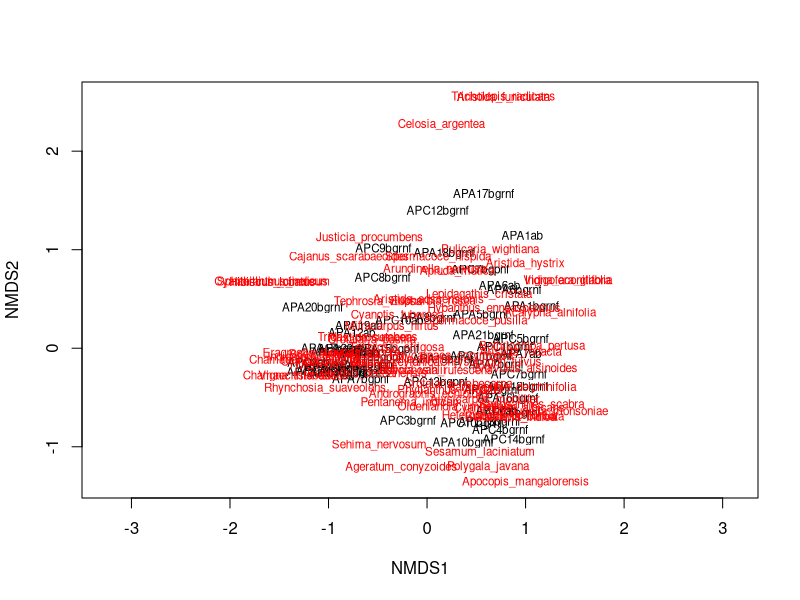
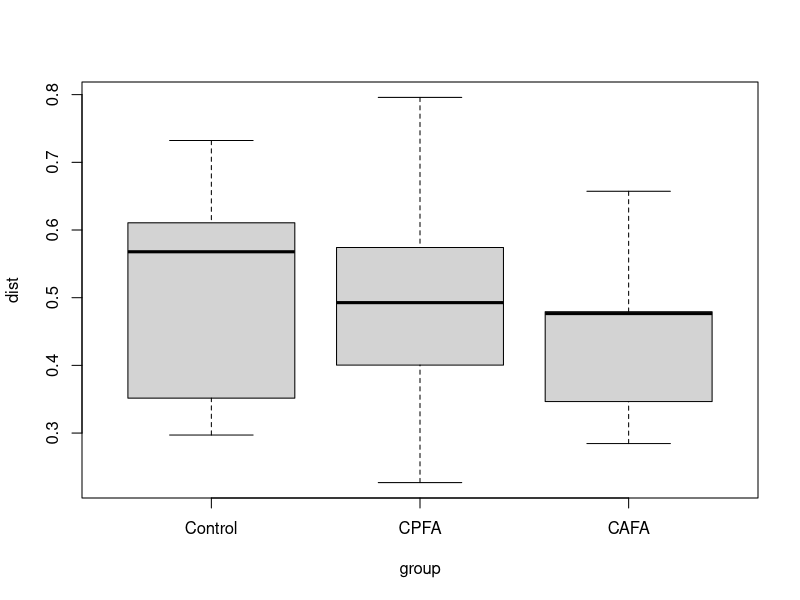
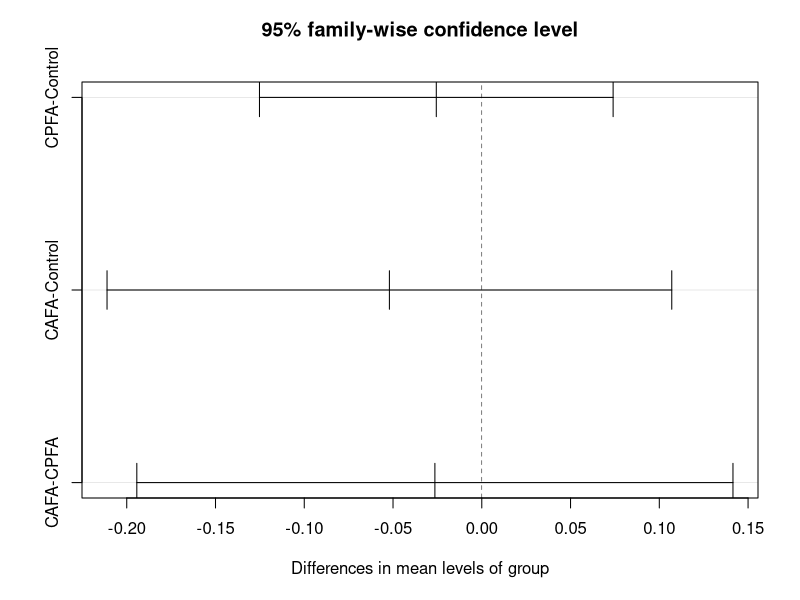
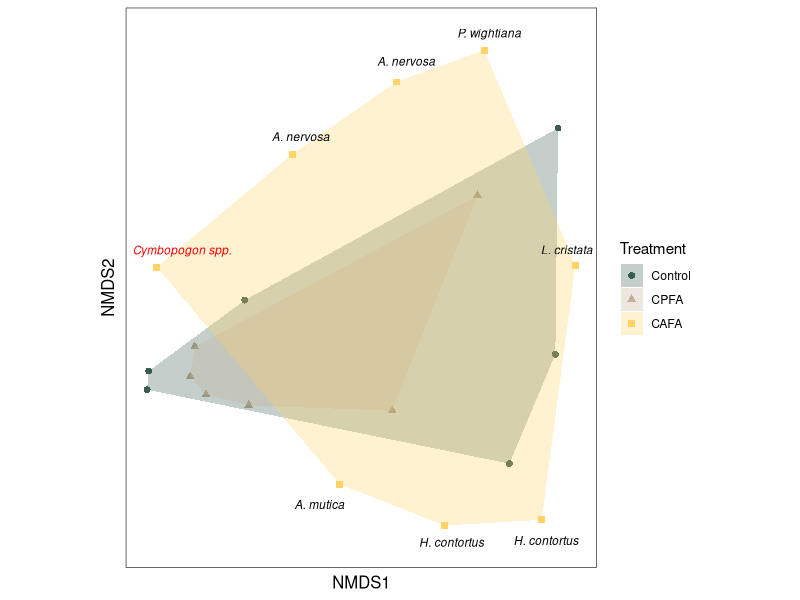
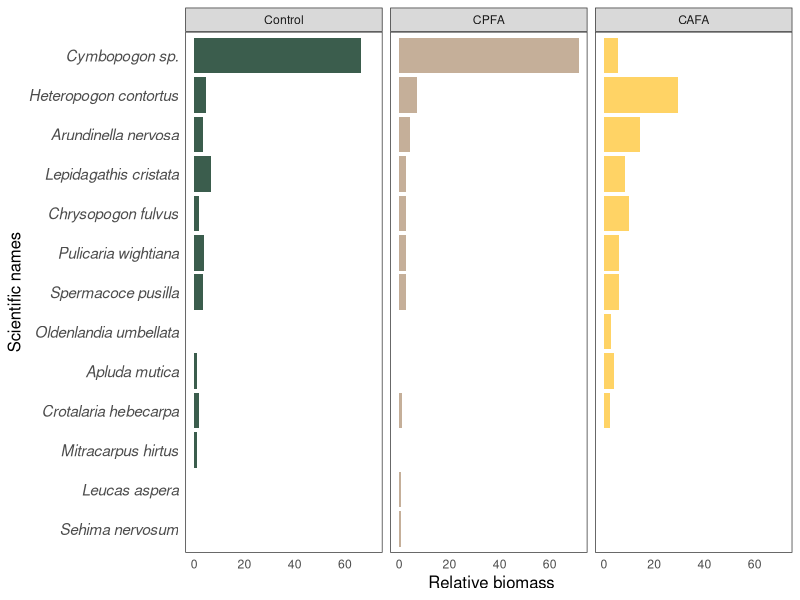
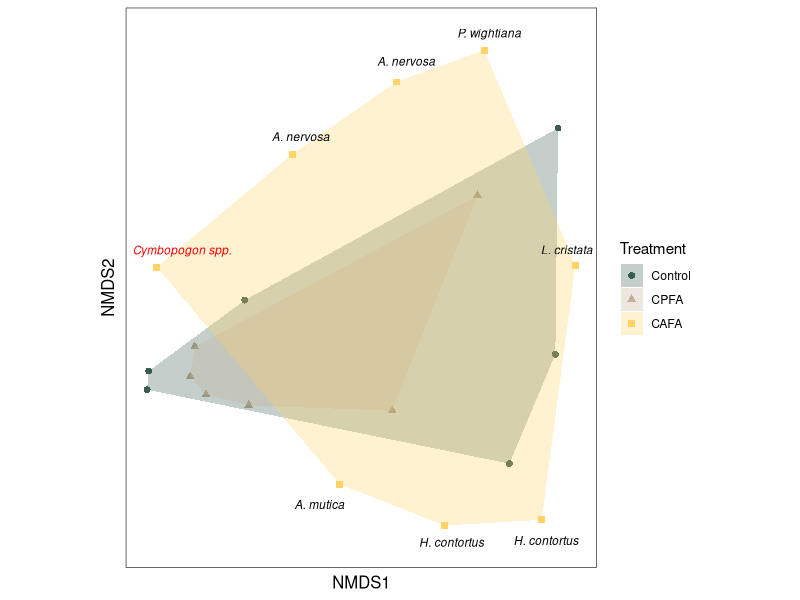

These figures' R source, in order:
# Packages----
library(tidyverse)
library(patchwork)
library(vegan)

# Data----
raw_dat <- read.csv(
  "biomass_data.csv",
  header = T,
  fill = TRUE,
  sep = ",",
  na.strings = c("", " ", "NA", "NA ", "na", "NULL")
)

# Data wrangling----
Site_dat <- raw_dat %>%
  mutate(
    Treatment = as.factor(Treatment),
    Life_form = as.factor(Life_form),
    Functional_groups = as.factor(Functional_groups)
  )

# create Site prep data
Site_prep <- Site_dat %>%
  arrange(Site, Treatment) %>%
  mutate(
    Treatment = case_when(
      Treatment == "ab" ~ "Control",
      # Cymbopogon present fire present
      Treatment == "bgpnf" ~ "CPFA",
      # Cymbopogon present fire absent
      Treatment == "bgrnf" ~ "CAFA" # Cymbopogon absent fire absent
    )
  )

# what is the summed biomass per Site with cymbopogon?
Site_sum <-
  Site_prep %>% group_by(Site, Treatment) %>%
  summarise(Site_biomass = sum(Weight)) %>%
  ungroup()

# Site_calc
Site_calc <- Site_prep %>% left_join(Site_sum) %>%
  mutate(
    relative_biomass = (Weight / Site_biomass) ,
    relative_biomass_p =  round(((
      Weight / Site_biomass
    ) * 100) , 2)
  )

# Absolute_biomass
absolute_weight <- Site_calc %>%
  select(Site, Treatment, Weight, Palatability) %>%
  group_by(Palatability, Treatment, Site) %>%
  summarise(Weight = sum(Weight)) %>%
  mutate(Treatment = factor(Treatment)) %>% # to order treatments in the plot
  mutate(Palatability = factor(Palatability)) %>%
  mutate(Palatability = fct_relevel(Palatability, c('Yes', 'No', 'Cymbopogon sp.'))) %>%
  mutate(Treatment = fct_relevel(Treatment, c("Control", "CPFA", "CAFA")))

# Relative_biomass
relative_weight <-
  Site_calc %>% select( Sci_name, Village, Site, Treatment, Palatability, relative_biomass) %>%
  group_by(Sci_name, Village, Treatment, Site, Palatability) %>%
  summarise(relative_biomass = (relative_biomass) * 100) %>%
  mutate(Treatment = factor(Treatment)) %>%
  mutate(Palatability = factor(Palatability)) %>%
  mutate(Palatability = fct_relevel(Palatability, c('Yes', 'No', 'Cymbopogon sp.'))) %>%
  mutate(Treatment = fct_relevel(Treatment, c("Control", "CPFA", "CAFA"))) %>% 
  arrange(Site) %>% ungroup()

# Making nmds metrics
eghats_details <- relative_weight %>% select(Village, Treatment, Site) %>% distinct()

eghats_species_details <- relative_weight %>% select(Sci_name, Palatability) %>% distinct()

# create a Site by species matrix
relative_weight_matrix <- relative_weight %>%  select(Site, Sci_name, relative_biomass) %>%
  mutate(Sci_name = str_replace(Sci_name, " ", "_")) %>%
  group_by(Site) %>%
  spread(Sci_name, relative_biomass) %>% replace(is.na(.), 0) %>%
  `row.names<-`(., NULL) %>% 
  column_to_rownames(var = "Site")


# run NMDS with  bray curtis distance
# https://chrischizinski.github.io/rstats/vegan-ggplot2/

set.seed(1980)
eghats.mds <- metaMDS(relative_weight_matrix, distance = "bray", autotransform = FALSE)
# stress is 0.18 ideal is less than 0.2

plot(eghats.mds, type = "t")

# permutation test----
relative_weight_matrix_1 <- relative_weight %>%  select(Site, Sci_name, relative_biomass) %>%
  mutate(Sci_name = str_replace(Sci_name, " ", "_")) %>%
  group_by(Site) %>%
  spread(Sci_name, relative_biomass) %>% replace(is.na(.), 0) %>%
  `row.names<-`(., NULL)

data <- eghats_details %>% left_join(relative_weight_matrix_1) %>% select(-Site)

dataM <- data %>% 
  select(-c(Village, Treatment)) %>% 
  as.matrix() 

rownames(dataM) <- data$Village

# Bray-Curtis
distances <- vegdist(dataM, 
                     distance = 'bray')
# order of samples
distances_groups <- data[match(labels(distances),
                               data$Village),]$Treatment 
# beta dispersion
distances_betadispersion <- betadisper(distances, 
                                       distances_groups)

distance <- data.frame(dist=distances_betadispersion$distances, group=distances_betadispersion$group)

boxplot(dist~group, data= distance)

anova(distances_betadispersion) # not met, p < 0.05

# test homogenous dispersion/Permutation test for F
pmod <- permutest(distances_betadispersion, permutations = 99, pairwise = TRUE)

## Tukey's Honest Significant Differences
(mod.HSD <- TukeyHSD(distances_betadispersion))
plot(mod.HSD)

# Village scores for ggplot
data.scores <- as.data.frame(scores(eghats.mds, 'sites'))  #Using the scores function from vegan to extract the Village scores and convert to a data.frame
data.scores$Site <- rownames(data.scores)  # create a column of Village names, from the rownames of data.scores

eghats.scores <- data.scores %>% 
  left_join(eghats_details) %>% arrange(Treatment)

# species scores
species.scores <- as.data.frame(scores(eghats.mds, "species"))  #Using the scores function from vegan to extract the species scores and convert to a data.frame
species.scores$species <- rownames(species.scores)  # create a column of species, from the rownames of species.scores

eghats.species.scores <- species.scores %>% 
  mutate(Sci_name = species) %>% select(-species) %>%
  mutate(Sci_name = str_replace(Sci_name, "_", " ")) %>%
  left_join(eghats_species_details)

# convex hull values for treatments
eghats.ctl <-
  eghats.scores[eghats.scores$Treatment == "Control", ][chull
                                                        (eghats.scores[eghats.scores$Treatment ==
                                                                         "Control",
                                                                       c("NMDS1", "NMDS2")]), ]
eghats.cpfa <-
  eghats.scores[eghats.scores$Treatment == "CPFA", ][chull(eghats.scores[eghats.scores$Treatment ==
                                                                           "CPFA", c("NMDS1", "NMDS2")]), ]
eghats.cafa <-
  eghats.scores[eghats.scores$Treatment == "CAFA", ][chull(eghats.scores[eghats.scores$Treatment ==
                                                                           "CAFA", c("NMDS1", "NMDS2")]), ]

hull.data <-
  rbind(eghats.ctl, eghats.cpfa, eghats.cafa)  #combine groups
hull.data

# nmdsplot----
treatment_colors <- c("Control" = "#3b5d4d", "CPFA" = "#c5af99","CAFA" = "#ffd365")

nmdsplot <- ggplot() +
  geom_point(
    data = hull.data,
    aes(
      x = NMDS1,
      y = NMDS2,
      shape = Treatment,
      colour = Treatment
    ),
    size = 2
  ) + # add the point markers
  geom_polygon(
    data = hull.data,
    aes(
      x = NMDS1,
      y = NMDS2,
      fill = Treatment,
      group = Treatment
    ),
    alpha = 0.30
  ) + # add the convex hulls
  #geom_text(data=eghats.species.scores, aes(x=NMDS1,y=NMDS2,label=Sci_name),alpha=0.5) +  # add the species labels
  scale_color_manual(values = treatment_colors) +
  scale_fill_manual(values = treatment_colors ) +
  coord_equal() +
  theme_bw() +
  theme(
    axis.text.x = element_blank(),
    # remove x-axis text
    axis.text.y = element_blank(),
    # remove y-axis text
    axis.ticks = element_blank(),
    # remove axis ticks
    axis.title.x = element_text(size = 12),
    # remove x-axis labels
    axis.title.y = element_text(size = 12),
    # remove y-axis labels
    panel.grid.major = element_blank(),
    #remove major-grid labels
    panel.grid.minor = element_blank(),
    #remove minor-grid labels
  ) +
  theme(legend.position = 'right')

nmdsplot+
  annotate(
    geom = "text",
    x = -1.03,
    y = 0.5,
    size = 3,
    label = "Cymbopogon spp.",
    color = "red",
    fontface = 'italic'
  )+ 
  annotate(
    geom = "text",
    x = -0.4,
    y = 1.1,
    size = 3,
    label = "A. nervosa",
    color = "black",
    fontface = 'italic'
  )+ 
  annotate(
    geom = "text",
    x = 0.16,
    y = 1.5,
    size = 3,
    label = "A. nervosa",
    color = "black",
    fontface = 'italic'
  )+ 
  annotate(
    geom = "text",
    x = 0.6,
    y = 1.65,
    size = 3,
    label = "P. wightiana",
    color = "black",
    fontface = 'italic'
  )+ 
  annotate(
    geom = "text",
    x = -0.3,
    y = -0.85,
    size = 3,
    label = "A. mutica",
    color = "black",
    fontface = 'italic'
  )+ 
  annotate(
    geom = "text",
    x = 0.4,
    y = -1.05,
    size = 3,
    label = "H. contortus",
    color = "black",
    fontface = 'italic'
  )+ 
  annotate(
    geom = "text",
    x = 0.9,
    y = -1.04,
    size = 3,
    label = "H. contortus",
    color = "black",
    fontface = 'italic'
  )+ 
  annotate(
    geom = "text",
    x = 1.01,
    y = 0.5,
    size = 3,
    label = "L. cristata",
    color = "black",
    fontface = 'italic'
  )

# Save image----
ggsave('fig_7_nmds.jpg', width = 10, height = 6, dpi = 300) 


# top 10
# df of top 10 species----
species_biomass <- Site_calc %>%
  select(Treatment, Weight, Sci_name) %>%
  group_by(Sci_name, Treatment,) %>%
  summarise(Weight = sum(Weight)) %>%
  mutate(Treatment = fct_relevel(Treatment, c("Control", "CPFA", "CAFA")))

treatment_total <-
  species_biomass %>% 
  group_by(Treatment) %>% 
  summarise(group_biomass= sum(Weight))

top10_biomass <- left_join(x= species_biomass, 
                           y = treatment_total, 
                           "Treatment") %>% 
  mutate(Treatment= as.factor(Treatment)) %>% 
  mutate(relative_biomass= (Weight/group_biomass)*100) %>% 
  group_by(Treatment) %>% top_n(10) %>%
  arrange(Treatment, relative_biomass) %>%
  mutate(Treatment = fct_relevel(Treatment, c("Control", "CPFA", "CAFA")))

top10_hist <- ggplot(top10_biomass, aes(relative_biomass, Sci_name, fill=Treatment))+
  geom_histogram(stat = 'identity')+
  facet_grid(~Treatment)+
  scale_color_manual(values = treatment_colors)  +
  scale_fill_manual(values = treatment_colors)+
  theme_bw()+
  theme(axis.ticks = element_blank(),  # remove axis ticks
        axis.title.x = element_text(size=12), # remove x-axis labels
        axis.title.y = element_text(size=12), # remove y-axis labels
        axis.text.y= element_text(size = 11 ,face = 'italic'),
        panel.background = element_blank(), 
        panel.grid.major = element_blank(),  #remove major-grid labels
        panel.grid.minor = element_blank())+  #remove minor-grid labels
  theme(legend.position = 'none')+
  aes(y = reorder(Sci_name, relative_biomass))+
  labs(x=' Relative biomass', y= 'Scientific names')
top10_hist
# ggsave('fig_7_topten.jpg', width = 10, height = 6, dpi = 300)

# For my own understanding:
# In this ordination, the closer two points are, the more similar the corresponding samples are with respect to the variables that went into making the NMDS plot.
# The closer the points/samples are together in the ordination space, the more similar their plant communities.
# In the histogram we can see the species responsible for the result in NMDS
# We can see the names of top 10 species responsible for this result

# statistical analysis----
# ? is composition different across our treatments- may be not because there is 
# a lot of overlap.

